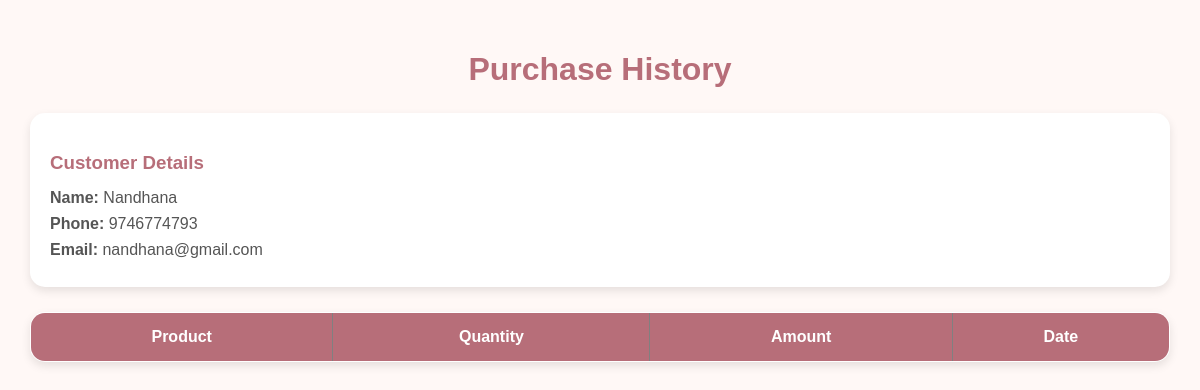
Page /history/8 on the committed database.
### tables this page shows
CREATE TABLE customers(
    id INTEGER PRIMARY KEY AUTOINCREMENT,
    name TEXT,
    phone TEXT,
    email TEXT,
    gender TEXT,
    skin_type TEXT,
    address TEXT
);

### crm.py (the view)
@app.route('/history/<int:id>')
def history(id):
    conn = sqlite3.connect("beautycrm.db")
    cursor = conn.cursor()
    cursor.execute(
        "SELECT * FROM customers WHERE id=?",
        (id,)
    )
    customer = cursor.fetchone()
    cursor.execute("""
    SELECT product_name, quantity, amount, purchase_date
    FROM purchase_history
    WHERE customer_id = ?
    """, (id,))
    history = cursor.fetchall()
    print("History:",history)
    conn.close()
    return render_template(
        "purchase_history.html",
        customer = customer,
        history = history
    )

### templates/purchase_history.html (shortened to what this page needs)
<!DOCTYPE html>
<html>
<head>
    <link rel="stylesheet" href="{{url_for('static',filename='purchase_history.css')}}">
</head>
<body>
<div class="container">
    <h1>Purchase History</h1>
    <div class="customer-card">
        <h3>Customer Details</h3>
        <p><strong>Name:</strong> {{ customer[1] }}</p>
        <p><strong>Phone:</strong> {{ customer[2] }}</p>
        <p><strong>Email:</strong> {{ customer[3] }}</p>
    </div>
    <table border="1">
    <tr>
        <th>Product</th>
        <th>Quantity</th>
        <th>Amount</th>
        <th>Date</th>
    </tr>
</table>
</div>
</body>
</html>

### static/purchase_history.css (style rules this page uses)
body { margin: 0; padding: 30px; font-family: Arial, sans-serif; background: #FFF8F6; }
.container { max-width: 1200px; margin: auto; }
h1 { text-align: center; color: #B76E79; margin-bottom: 25px; }
.customer-card { background: white; padding: 20px; border-radius: 15px; box-shadow: 0 4px 10px rgba(0,0,0,0.1); margin-bottom: 25px; }
.customer-card h3 { color: #B76E79; margin-bottom: 15px; }
.customer-card p { margin: 8px 0; color: #555; }
table { width: 100%; border-collapse: collapse; background: white; border-radius: 15px; overflow: hidden; box-shadow: 0 4px 10px rgba(0,0,0,0.1); }
th { background: #B76E79; color: white; padding: 15px; text-align: center; }

### rows in the picture
customers: name "Nandhana", phone "9746774793", email "nandhana@gmail.com"
